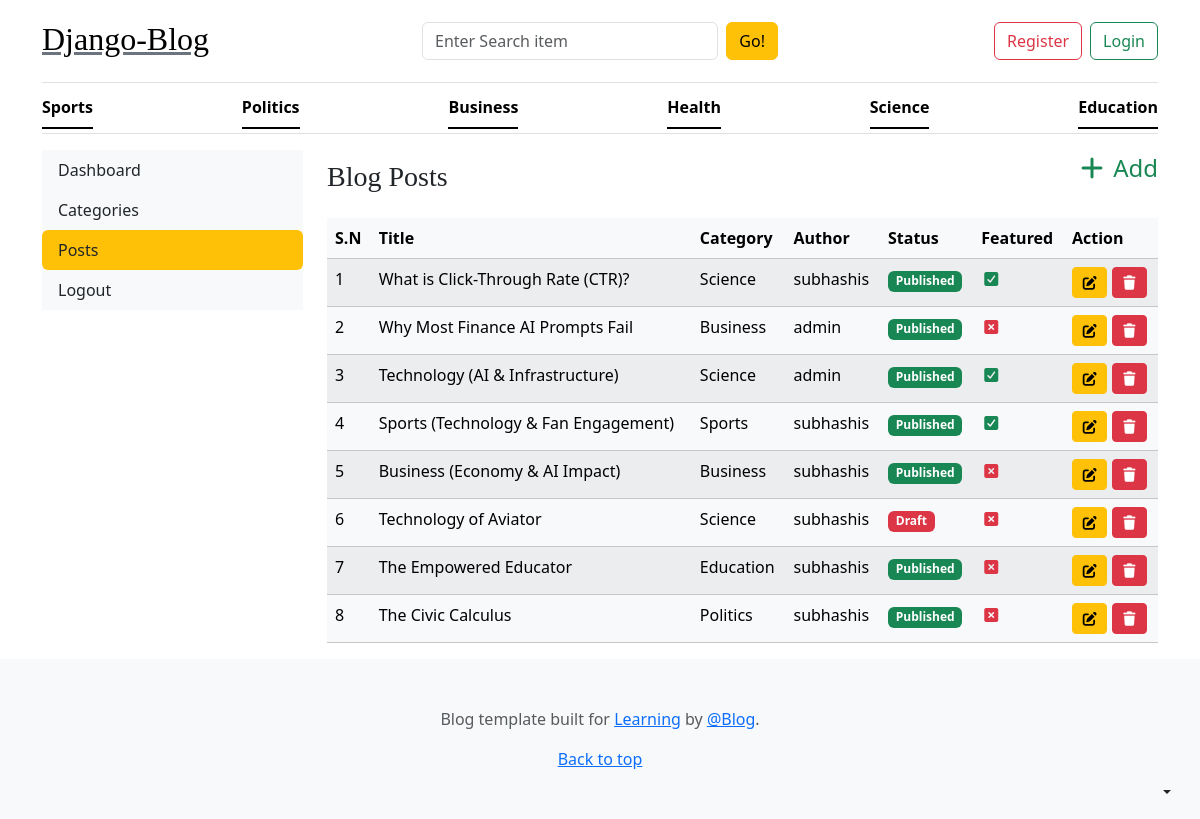
/dashboard/dash_post/, run on the app's committed database.
### blogs_app/models.py (models this page shows, shortened)
class category(models.Model):
    category=models.CharField(max_length=50)
    created_at=models.DateTimeField(auto_now_add=True)
    updated_at=models.DateTimeField(auto_now=True)
    class Meta:
        verbose_name_plural='Categories'
    def __str__(self):
        return self.category

class Blog(models.Model):
    status_choice=(
    ('draft',"Draft"),
    ('published',"Published")
)
    title=models.CharField(max_length=50)
    slug=models.SlugField(max_length=150,unique=True,blank=True)
    category_blog=models.ForeignKey(category,on_delete=models.CASCADE)
    author=models.ForeignKey(User,on_delete=models.CASCADE)
    feature_image=models.ImageField(upload_to='blog_images/',blank=True)
    short_description=models.TextField(max_length=150)
    blog_body=models.TextField()
    status=models.CharField(choices=status_choice,default='draft')
    is_featured=models.BooleanField(default=False)
    created_at=models.DateTimeField(auto_now_add=True)
    updated_at=models.DateTimeField(auto_now=True)

### dashboard/views.py (the view)
# urls.py: path('dash_post/',views.post,name='post'),
def post(request):
    post=Blog.objects.all()
    if request.GET.get('dlt'):
        dlt_id=request.GET.get('dlt')
        blog=Blog.objects.get(id=dlt_id)
        blog.delete()
        messages.warning(request,"Blog posts deleted")
        return redirect('post')
    return render(request,"post.html",{'post':post})

### blogs_app/context_processors.py (called while the page is built)
def get_category(request):
    categories=category.objects.all()
    return dict(categories=categories)

def get_social(request):
    social=Social.objects.all()
    return dict(social=social)

### templates/post.html (shortened to what this page needs)
{% extends 'base.html' %}
{% block content %}
<div class="container">
    <div class="row">
        {% include 'sidebar.html' %}
        <div class="col-md-9">
            <div class="d-flex justify-content-between align-items-center mb-3">
                <h3 class="mb-0">Blog Posts</h3>
                <a href="{% url 'add_post' %} " class="text-success text-decoration-none fs-4 mb-3 "><i class="fa fa-add"></i> Add</a>
            </div>
            <table class="table table-light table-striped">
                <thead>
                    <tr>
                        <th>S.N</th>
                        <th>Title</th>
                        <th>Category</th>
                        <th>Author</th>
                        <th>Status</th>
                        <th>Featured</th>
                        <th>Action</th>
                    </tr>
                </thead>
                <tbody>
                    {% for i in post %}
                    <tr>
                        <td>{{ forloop.counter }}</td>
                        <td>{{ i.title }}</td>
                        <td>{{ i.category_blog }}</td>
                        <td>{{ i.author }}</td>
                        <td>
                            {% if i.status == 'published' %}
                                    <span class="badge bg-success">Published</span>
                                {% else %}
                                <span class="badge bg-danger">Draft</span>
                                {% endif %}
                        </td>
                        <td>
                            {% if i.is_featured == 1 %}
                                <span><i class="fa-solid fa-square-check text-success"></i></span>
                            {% else %}
                             <span><i class="fa-solid fa-square-xmark text-danger"></i></span>
                             {% endif %}
                        </td>
                        <td>
                            <a href="{% url 'edit_post' i.id %}" class="btn btn-sm btn-warning"><i class="fa fa-edit"></i></a>
                            <a href="?dlt={{i.id}}" onclick="return confirm('Are You sure to delete')" class="btn btn-sm btn-danger"><i class="fa fa-trash"></i></a>
                        </td>
                    </tr>
                    {% endfor %}
                </tbody>
            </table>
        </div>
    </div>
</div>
{% endblock %}

### templates/base.html (shortened to what this page needs)
{% load static %}
<!DOCTYPE html>
<html lang="en">
<head>
  <link rel="stylesheet" href="https://cdn.jsdelivr.net/npm/bootstrap@5.3.8/dist/css/bootstrap.min.css">
  <link rel="stylesheet" href="/static/css/blog.css">
  <link rel="stylesheet" href="https://cdnjs.cloudflare.com/ajax/libs/font-awesome/7.0.1/css/all.min.css"
 />
</head>
<body>
  <div class="dropdown position-fixed bottom-0 end-0 mb-3 me-3 bd-mode-toggle">
    <button class="btn btn-bd-primary py-2 dropdown-toggle d-flex align-items-center" id="bd-theme" type="button"
      aria-expanded="false" data-bs-toggle="dropdown" aria-label="Toggle theme (auto)">
    </button>
  </div>
  <div class="container">
    <header class="border-bottom lh-1 py-3">
      <div class="row flex-nowrap justify-content-between align-items-center">
        <div class="col-4 pt-1">
          <h2> <a class="link-secondary text-black" href="{% url 'home' %}">Django-Blog</a></h2>
        </div>
        <div class="col-12 col-md-4">
          <form action="{% url 'search' %}" method="get" class="d-flex flex-column flex-sm-row gap-2">
            <input type="text" name="keyword" id="keyword" placeholder="Enter Search item" class="form-control">
            <button type="submit" class="btn btn-warning flex-shrink-0" id="button-search">
              Go!
            </button>
          </form>
        </div>
        <div class="col-12 col-md-4">
          <div class="d-flex justify-content-center justify-content-md-end gap-2">
            {% if not request.user.is_authenticated %}
            <a class="btn btn-outline-danger" href="{% url 'registration' %}">Register</a>
            <a class="btn btn-outline-success" href="{% url 'login' %}">Login</a>
            {% endif %}
          </div>
        </div>
      </div>
    </header>
    <div class="nav-scroller py-1 mb-3 border-bottom">
      <nav class="nav nav-underline justify-content-between">
        {% for i in categories %}
        <a class="nav-item nav-link link-body-emphasis active" href="{% url 'posts_category' i.id %}">{{i.category}}</a>
        {% endfor %}
      </nav>
    </div>
  </div>
  {% block content %}
  {% endblock %}
  <footer class="py-5 text-center text-body-secondary bg-body-tertiary">
    <p>
      Blog template built for
      <a href="https://getbootstrap.com/">Learning</a> by
      <a href="https://x.com/mdo">@Blog</a>.
    </p>
    <p class="mb-0"><a href="#">Back to top</a></p>
  </footer>
</body>
</html>

### static/css/blog.css (style rules this page uses)
h1, h2, h3, h4, h5, h6 { font-family: "Playfair Display", Georgia, "Times New Roman", serif; }

### data on the page
category: category "Sports"
category: category "Politics"
category: category "Business"
category: category "Health"
category: category "Science"
category: category "Education"
Blog: title "What is Click-Through Rate (CTR)?", category_blog "Science", author "subhashis", status "Published", is_featured True (drawn)
Blog: title "Why Most Finance AI Prompts Fail", category_blog "Business", author "admin", status "Published", is_featured False (drawn)
Blog: title "Technology (AI & Infrastructure)", category_blog "Science", author "admin", status "Published", is_featured True (drawn)
Blog: title "Sports (Technology & Fan Engagement)", category_blog "Sports", author "subhashis", status "Published", is_featured True (drawn)
Blog: title "Business (Economy & AI Impact)", category_blog "Business", author "subhashis", status "Published", is_featured False (drawn)
Blog: title "Technology of Aviator", category_blog "Science", author "subhashis", status "Draft", is_featured False (drawn)
Blog: title "The Empowered Educator", category_blog "Education", author "subhashis", status "Published", is_featured False (drawn)
Blog: title "The Civic Calculus", category_blog "Politics", author "subhashis", status "Published", is_featured False (drawn)
